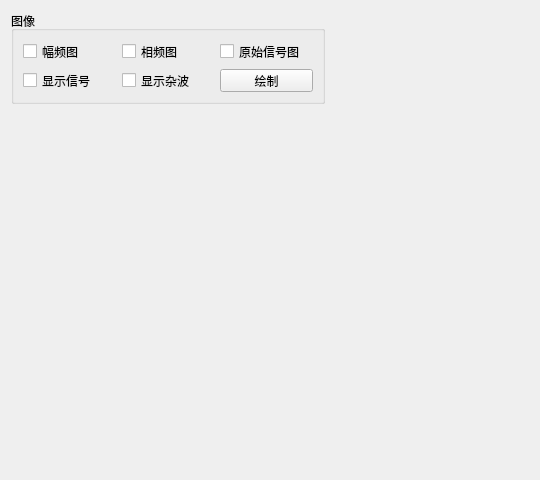
<?xml version="1.0" encoding="UTF-8"?>
<ui version="4.0">
 <class>Form</class>
 <widget class="QWidget" name="Form">
  <property name="geometry">
   <rect>
    <x>0</x>
    <y>0</y>
    <width>540</width>
    <height>480</height>
   </rect>
  </property>
  <property name="windowTitle">
   <string>Form</string>
  </property>
  <widget class="QGroupBox" name="GraphDraw">
   <property name="geometry">
    <rect>
     <x>11</x>
     <y>11</y>
     <width>314</width>
     <height>93</height>
    </rect>
   </property>
   <property name="title">
    <string>图像</string>
   </property>
   <layout class="QGridLayout" name="gridLayout">
    <item row="0" column="0">
     <widget class="QCheckBox" name="chk_absfft">
      <property name="text">
       <string>幅频图</string>
      </property>
     </widget>
    </item>
    <item row="0" column="1">
     <widget class="QCheckBox" name="chk_phifft">
      <property name="text">
       <string>相频图</string>
      </property>
     </widget>
    </item>
    <item row="0" column="2">
     <widget class="QCheckBox" name="chk_signal">
      <property name="text">
       <string>原始信号图</string>
      </property>
     </widget>
    </item>
    <item row="1" column="0">
     <widget class="QCheckBox" name="chk_origin">
      <property name="text">
       <string>显示信号</string>
      </property>
     </widget>
    </item>
    <item row="1" column="1">
     <widget class="QCheckBox" name="chk_noise">
      <property name="text">
       <string>显示杂波</string>
      </property>
     </widget>
    </item>
    <item row="1" column="2">
     <widget class="QPushButton" name="btn_draw">
      <property name="text">
       <string>绘制</string>
      </property>
     </widget>
    </item>
   </layout>
  </widget>
 </widget>
 <resources/>
 <connections/>
</ui>
